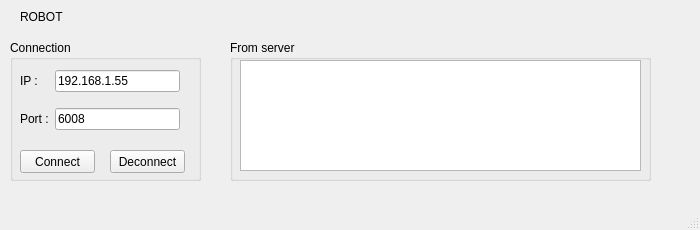
<?xml version="1.0" encoding="UTF-8"?>
<ui version="4.0">
 <class>Robot</class>
 <widget class="QMainWindow" name="Robot">
  <property name="geometry">
   <rect>
    <x>0</x>
    <y>0</y>
    <width>700</width>
    <height>230</height>
   </rect>
  </property>
  <property name="windowTitle">
   <string>MainWindow</string>
  </property>
  <widget class="QWidget" name="centralwidget">
   <widget class="QGroupBox" name="groupBox">
    <property name="geometry">
     <rect>
      <x>10</x>
      <y>40</y>
      <width>191</width>
      <height>141</height>
     </rect>
    </property>
    <property name="title">
     <string>Connection</string>
    </property>
    <widget class="QPushButton" name="pushButtonConnect">
     <property name="geometry">
      <rect>
       <x>10</x>
       <y>110</y>
       <width>75</width>
       <height>23</height>
      </rect>
     </property>
     <property name="text">
      <string>Connect</string>
     </property>
    </widget>
    <widget class="QPushButton" name="pushButtonDeconnect">
     <property name="geometry">
      <rect>
       <x>100</x>
       <y>110</y>
       <width>75</width>
       <height>23</height>
      </rect>
     </property>
     <property name="text">
      <string>Deconnect</string>
     </property>
    </widget>
    <widget class="QWidget" name="gridLayoutWidget">
     <property name="geometry">
      <rect>
       <x>10</x>
       <y>20</y>
       <width>160</width>
       <height>80</height>
      </rect>
     </property>
     <layout class="QGridLayout" name="gridLayout">
      <item row="1" column="1">
       <widget class="QLineEdit" name="lineEditPort">
        <property name="text">
         <string>6008</string>
        </property>
       </widget>
      </item>
      <item row="0" column="1">
       <widget class="QLineEdit" name="lineEditIP">
        <property name="text">
         <string>192.168.1.55</string>
        </property>
       </widget>
      </item>
      <item row="0" column="0">
       <widget class="QLabel" name="label">
        <property name="text">
         <string>IP :</string>
        </property>
       </widget>
      </item>
      <item row="1" column="0">
       <widget class="QLabel" name="label_2">
        <property name="text">
         <string>Port :</string>
        </property>
       </widget>
      </item>
     </layout>
    </widget>
   </widget>
   <widget class="QGroupBox" name="groupBox_2">
    <property name="geometry">
     <rect>
      <x>230</x>
      <y>40</y>
      <width>421</width>
      <height>141</height>
     </rect>
    </property>
    <property name="title">
     <string>From server</string>
    </property>
    <widget class="QTextEdit" name="textEditFromServer">
     <property name="geometry">
      <rect>
       <x>10</x>
       <y>20</y>
       <width>401</width>
       <height>111</height>
      </rect>
     </property>
    </widget>
   </widget>
   <widget class="QLabel" name="label_3">
    <property name="geometry">
     <rect>
      <x>20</x>
      <y>10</y>
      <width>46</width>
      <height>13</height>
     </rect>
    </property>
    <property name="text">
     <string>ROBOT</string>
    </property>
   </widget>
  </widget>
  <widget class="QStatusBar" name="statusbar"/>
 </widget>
 <resources/>
 <connections/>
</ui>
